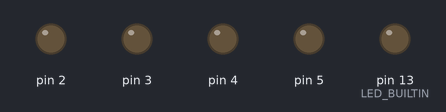
A program run on a simulated Arduino Nano, built with avr-gcc and run on an emulated ATmega328P. Parts: output pins drawn as LEDs (lit = HIGH).

Above: at 0.1 s.
At 21.2 s:
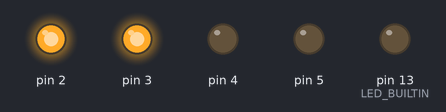
At 63.6 s:
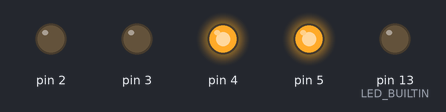
At 84.8 s:
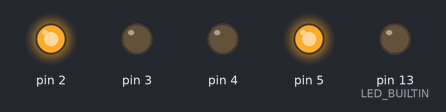
At 127.2 s:
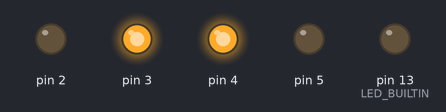
Timing chart, 0 to 128.7 s (numbered marks = the images above):
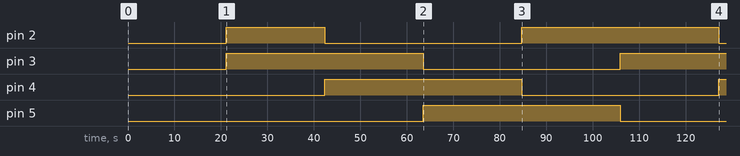

The program:

main.cpp
```cpp
#include <Arduino.h>

int pins[4][4] = {
    {1, 1, 0, 0},
    {0, 1, 1, 0},
    {0, 0, 1, 1},
    {1, 0, 0, 1},
};
int steps = 0;
unsigned long start_time = 0;

// steps per revolution: 2038
// 1 rev = 12 hours = 43200 seconds
// 43200/2038 = 21.197252208 seconds per step
// 21.197252208 seconds ~= 21197252 microseconds
unsigned long interval = 21197252;

void setup()
{
  pinMode(LED_BUILTIN, OUTPUT);
  pinMode(DD2, OUTPUT);
  pinMode(DD3, OUTPUT);
  pinMode(DD4, OUTPUT);
  pinMode(DD5, OUTPUT);
  start_time = micros();
}

void step()
{
  digitalWrite(DD2, pins[steps % 4][0]);
  digitalWrite(DD3, pins[steps % 4][1]);
  digitalWrite(DD4, pins[steps % 4][2]);
  digitalWrite(DD5, pins[steps % 4][3]);

  if (steps == 3)
  {
    steps = 0;
  }
  else
  {
    steps++;
  }
}

void loop()
{
  if (micros() - start_time >= interval)
  {
    step();
    start_time = micros();
  }
}
```

Measured:
- by itself, pin 2: LOW → HIGH at 21.2 s, → LOW 21.2 s later, → HIGH 42.4 s later, → LOW 42.4 s later
- by itself, pin 3: LOW → HIGH at 21.2 s, → LOW 42.4 s later, → HIGH 42.4 s later
- by itself, pin 4: LOW → HIGH at 42.4 s, → LOW 42.4 s later, → HIGH 42.4 s later
- by itself, pin 5: LOW → HIGH at 63.6 s, → LOW 42.4 s later
